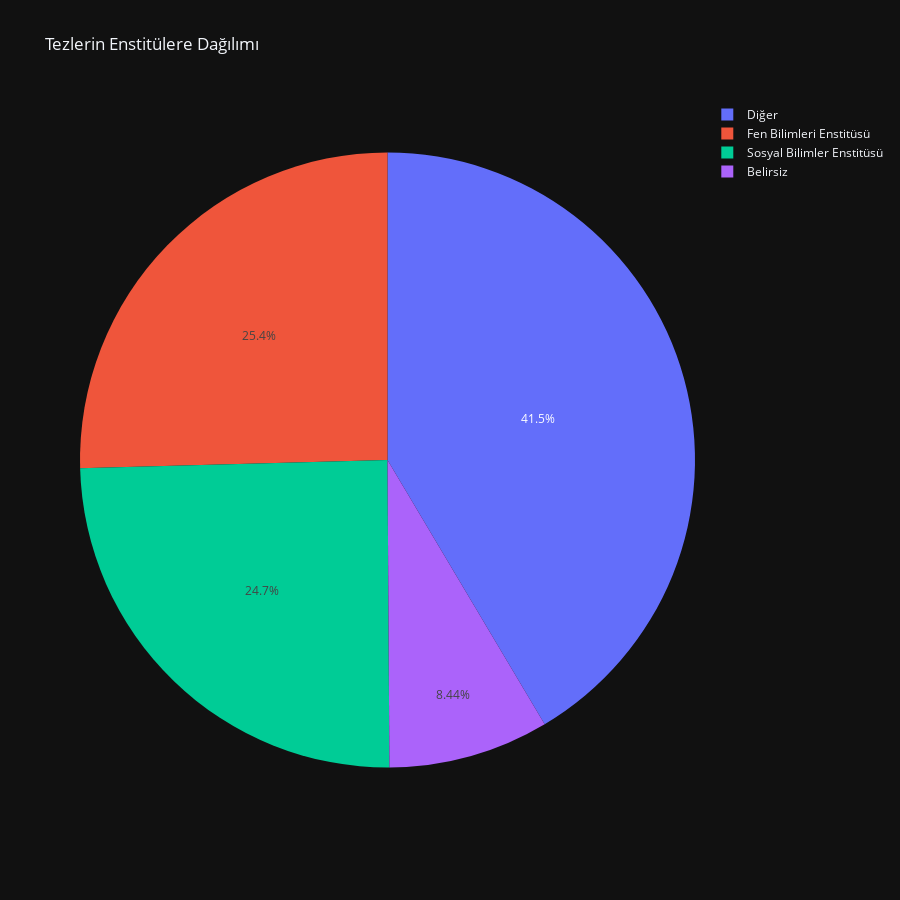

This figure's notebook cell:
### Markdown cell above
Enstitüler

### Code cell
sosyal_bilimler =['Sosyal', 'Beşeri', 'İnsan ve Toplum']
belirsiz = ['Mevlana', 'Medeniyet', 'İslam', 'Türk', 'Lisans', 'Alevi', 'Akdeniz', 'Avrupa', 'Atatürk', 'Bölge', 'Eğitim', 'Tasavvuf']
sb_dışı = ['Hasta', 'Diş','Tıp', 'Hast.','Sağlı','Eczacılık', 'Onkoloji', 'Kanser', 'Hücre', 'Nakl', 'Kardiyo', 'Acil', 'sıhha',
           'Spor','Uzay', 'tıp', 'Biyo','Mühendis','İşletme','İktisat', 'Adli', 'Enerji', 'Savunma', 'Çevre',
           'Matematik','Müzik', 'Fen', 'Yerbilim', 'Nükleer', 'Güneş', 'Deniz', 'Deprem',
           'Prify', 'Hamburg',
           'eknoloji', 'Finans', 'Ticaret', 'Banka', 'Muhasebe',
           'None']

sosyal_bilimler_filtre = df.enstitü.str.contains( '|'.join(sosyal_bilimler), na=False)
belirsiz_filtre = df.enstitü.str.contains( '|'.join(belirsiz), na=False)
sb_dışı_filtre = df.enstitü.str.contains( '|'.join(sb_dışı), na=False)

enstitü_tablosu = pd.DataFrame(np.append( df.enstitü.dropna().sort_values().unique(), ['None']*4 ).reshape(-1,10))
#enstitü_tablosu = pd.DataFrame(enstitü_isimleri.unique().reshape(-1,10))
def color_filter(x):
    if re.compile('|'.join(sb_dışı)).findall(x):
        return 'opacity:30%'
    
    elif re.compile('|'.join(sosyal_bilimler)).findall(x):
        return 'background-color:green'

    else:# re.compile('|'.join(belirsiz)).findall(x):
        return 'color:black;background-color:yellow'

display(enstitü_tablosu.style.applymap(lambda x: color_filter(x) ))

fig = go.Figure()
fig.add_trace(  go.Pie(
    labels=['Sosyal Bilimler Enstitüsü', 'Belirsiz', 'Fen Bilimleri Enstitüsü', 'Diğer'],
    values=[ df.enstitü.loc[sosyal_bilimler_filtre].count(), df.enstitü.loc[belirsiz_filtre].count(), df.enstitü.loc[df.enstitü.str.contains('Fen', na=False)].count(),df.enstitü.loc[sb_dışı_filtre].count()],
    ))
fig.update_layout(template='plotly_dark', width=900, height=900, title='Tezlerin Enstitülere Dağılımı',)
fig.show()

### Figure 1 — Plotly figure (JSON) as saved in the notebook; plotly's stock layout.template omitted (floating-point values rounded to 4 significant figures)
{"data": [{"labels": ["Sosyal Bilimler Enstitüsü", "Belirsiz", "Fen Bilimleri Enstitüsü", "Diğer"], "type": "pie", "values": [233772, 79984, 241016, 392909]}], "layout": {"height": 900, "title": {"text": "Tezlerin Enstitülere Dağılımı"}, "width": 900}}
